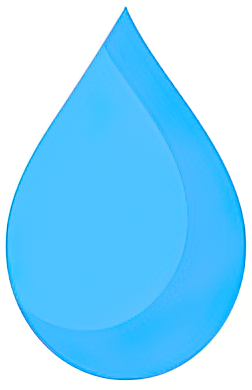
#> input picture slovolodochki/капля.png, 252 x 390 px, found by its file name
$ python words.py   (older library calls are emulated)
#> lines starting #> are read from the running program, lines starting #| are printed output that depends on the picture
from PIL import Image
import math


a = ['а', 'е', 'ё', 'и', 'о', 'у', 'э', 'ю', 'я', 'ы']
b = ['б', 'в', 'г', 'д', 'ж', 'з', 'к', 'л', 'м', 'н', 'п', 'р', 'с', 'т', 'ф', 'х', 'ц', 'ч', 'ш', 'щ', 'й']
s_drop = Image.open('slovolodochki/капля.png')
#> s_drop is the input picture: PIL image 252x390 RGBA; mean R, G, B, A 141.6, 215.9, 254.2, 255
s_drop = s_drop.resize((62, 97))
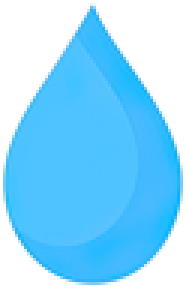
#> s_drop: PIL image 62x97 RGBA (shown 3 times larger); mean R, G, B, A 141.4, 215.8, 254.2, 255
b_drop = Image.open('slovolodochki/капля.png')
b_drop = b_drop.resize((126, 195))
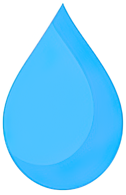
#> b_drop: PIL image 126x195 RGBA; mean R, G, B, A 141.5, 215.9, 254.2, 255
boat = Image.open('slovolodochki/лодка.png')
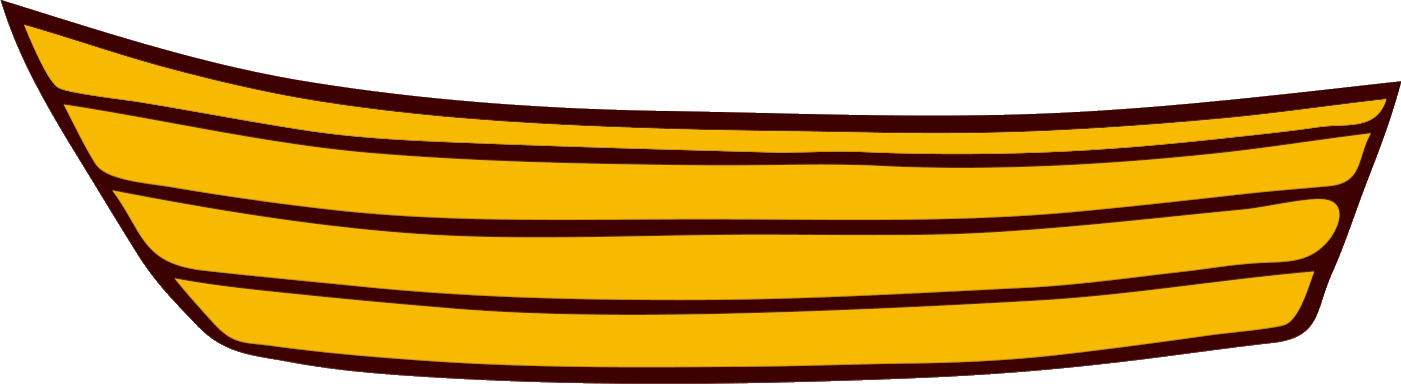
#> input picture slovolodochki/лодка.png, 1401 x 384 px, found by its file name
#> boat is the input picture: PIL image 1401x384 RGBA; mean R, G, B, A 213.7, 175.7, 94.5, 161.5
boat = boat.resize((468, 128))
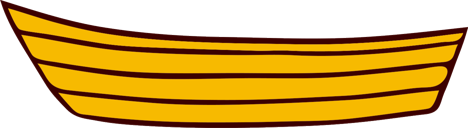
#> boat: PIL image 468x128 RGBA; mean R, G, B, A 121.9, 83.7, 2.4, 161.5; transparent parts drawn white


# [1007 lines left out: functions word, word_with_drops, word_with_boats, word_only, text, not called in this run]
